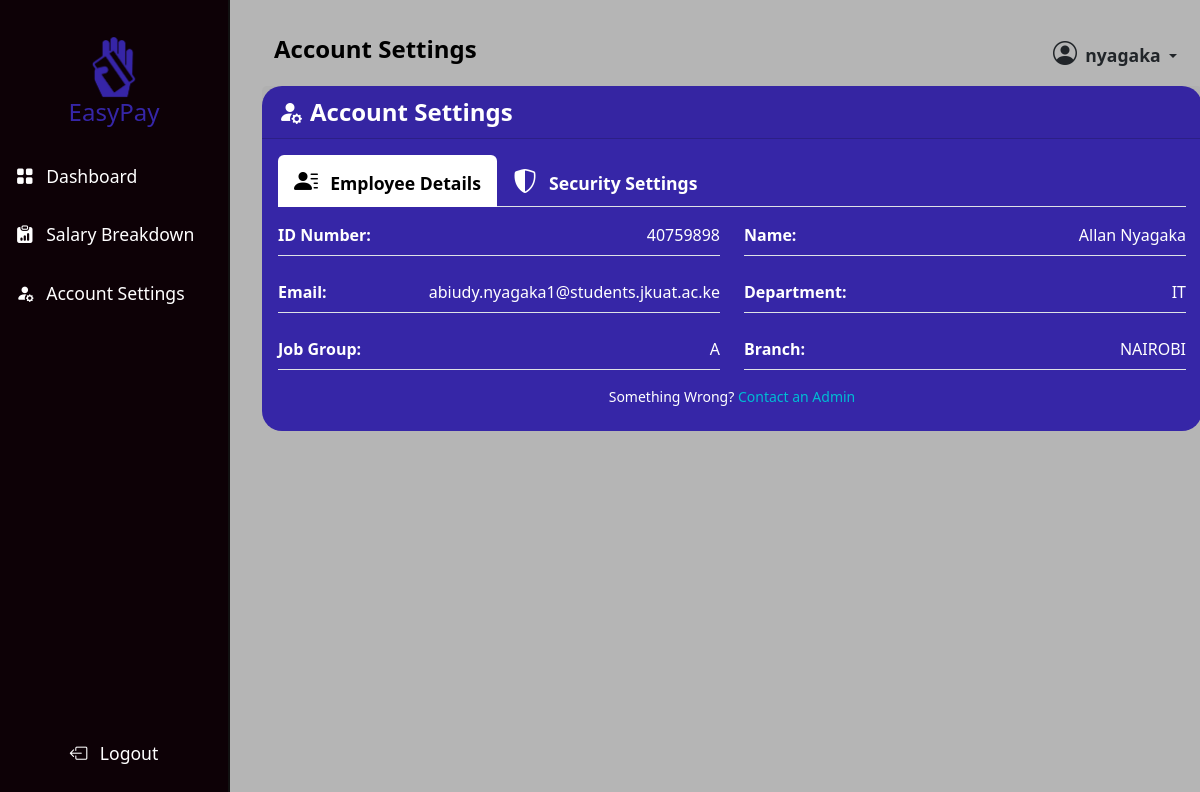
The page /account/settings/ (signed in) on the database its author committed.
### management/models.py (models this page shows, shortened)
class Employee(models.Model):
    id_number = models.CharField(max_length=100, unique=True)
    first_name = models.CharField(max_length=50)
    last_name = models.CharField(max_length=50)
    email = models.EmailField(unique=True)
    job_group = models.ForeignKey(JobGroup, on_delete=models.CASCADE)
    department = models.ForeignKey(Department, on_delete=models.CASCADE)
    branch = models.ForeignKey(Branch, on_delete=models.CASCADE)
    verified = models.BooleanField(default=False)
    user = models.OneToOneField(User, null=True, blank=True, on_delete=models.CASCADE)

class Department(models.Model):
    name = models.CharField(max_length=100)
    def __str__(self):
        return self.name

class JobGroup(models.Model):
    name = models.CharField(max_length=100)
    base_salary = models.DecimalField(max_digits=11, decimal_places=2, default=0)
    def __str__(self):
        return self.name

class Branch(models.Model):
    name = models.CharField(max_length=100)
    location = models.CharField(max_length=255)
    def __str__(self):
        return self.name

### employees/views.py (the view, shortened to what this page needs)
# urls.py: path("account/settings/", account_settings, name="account_settings"),
@login_required(login_url="login_employee")
def account_settings(request):
    employee = get_object_or_404(Employee, user=request.user)
    job_group = employee.job_group
    context = {
        "employee": employee,
        "job_group": job_group,
    }
    return render(request, "account_settings.html", context)

### employees/templates/account_settings.html (shortened to what this page needs)
{% extends "layouts/dashboard_layout.html" %}
{% load static %}
{% block content %}
  <div class="container-fluid">
    <div class="row gx-0">
      <main class="col-10 main-content">
        <nav class="navbar navbar-expand-lg dash-nav">
          <div class="container-fluid">
            <h1 class="navbar-brand fw-bold" style="font-size: 1.5rem">Account Settings</h1>
            <div class="collapse navbar-collapse" id="navbarNav">
              <ul class="navbar-nav ms-auto">
                <li class="nav-item">
                  <div class="dropdown">
                    <button class="btn dropdown-toggle"
                            type="button"
                            data-bs-toggle="dropdown"
                            aria-expanded="false">
                      <i class="bi bi-person-circle me-1" style="font-size: 1.5rem"></i>
                      <span class="fw-bold" style="font-size: 1.1rem;">{{ user.username }}</span>
                    </button>
                  </div>
                </li>
              </ul>
            </div>
          </div>
        </nav>
        <div class="card card1">
          <div class="card-header">
            <div class="d-flex align-items-center">
              <i class="bi bi-person-fill-gear me-2" style="font-size: 1.5rem"></i>
              <h5 class="card-title fw-bold mb-0" style="font-size: 1.5rem;">Account Settings</h5>
            </div>
          </div>
          <div class="card-body">
            <ul class="nav nav-tabs"
                id="settingsTab"
                role="tablist"
                style="z-index: 10">
              <li class="nav-item" role="presentation">
              <a class="nav-link active"
                 id="employee-details-tab"
                 data-bs-toggle="tab"
                 href="#employee-details"
                 role="tab"
                 aria-controls="employee-details"
                 aria-selected="true"><i class="bi bi-person-lines-fill me-2" style="font-size: 1.5rem"></i>
              <span class="fw-bold" style="font-size: 1.1rem;">Employee Details</span></a>
          </li>
          <li class="nav-item" role="presentation">
          <a class="nav-link"
             id="security-settings-tab"
             data-bs-toggle="tab"
             href="#security-settings"
             role="tab"
             aria-controls="security-settings"
             aria-selected="false"><i class="bi bi-shield-shaded me-2" style="font-size: 1.5rem"></i>
          <span class="fw-bold" style="font-size: 1.1rem;">Security Settings</span></a>
      </li>
    </ul>
    <div class="tab-content mt-3"
         id="settingsTabContent"
         style="position: relative">
      <div class="tab-pane fade show active"
           id="employee-details"
           role="tabpanel"
           aria-labelledby="employee-details-tab">
        <div class="d-flex flex-column gap-5">
          <div class="row g-4">
            <div class="col-md-6">
              <div class="d-flex justify-content-between align-items-center border-bottom pb-2">
                <strong>ID Number:</strong>
                <span>{{ employee.id_number }}</span>
              </div>
            </div>
            <div class="col-md-6">
              <div class="d-flex justify-content-between align-items-center border-bottom pb-2">
                <strong>Name:</strong>
                <span>{{ employee.first_name }} {{ employee.last_name }}</span>
              </div>
            </div>
            <div class="col-md-6">
              <div class="d-flex justify-content-between align-items-center border-bottom pb-2">
                <strong>Email:</strong>
                <span>{{ employee.email }}</span>
              </div>
            </div>
            <div class="col-md-6">
              <div class="d-flex justify-content-between align-items-center border-bottom pb-2">
                <strong>Department:</strong>
                <span>{{ employee.department }}</span>
              </div>
            </div>
            <div class="col-md-6">
              <div class="d-flex justify-content-between align-items-center border-bottom pb-2">
                <strong>Job Group:</strong>
                <span>{{ employee.job_group }}</span>
              </div>
            </div>
            <div class="col-md-6">
              <div class="d-flex justify-content-between align-items-center border-bottom pb-2">
                <strong>Branch:</strong>
                <span>{{ employee.branch }}</span>
              </div>
            </div>
          </div>
        </div>
        <div class="d-flex justify-content-center mb-2 mt-3">
          <small>Something Wrong? <a href="{% url 'contact_admin' %}">Contact an Admin</a></small>
        </div>
      </div>
    </div>
  </div>
</div>
</main>
</div>
</div>
{% endblock content %}

### main/static/css/dashboard.css (style rules this page uses)
body { background-color: #b5b5b5; }
a { color: #00bcd4; text-decoration: none; }
.main-content { margin-left: 230px; padding: 20px; flex-grow: 1; display: flex; flex-direction: column; }
.dash-nav { width: 100%; }
.row { display: flex; }
.card { flex: 1; display: flex; flex-direction: column; justify-content: space-between; height: 100%; border-radius: 20px; border: none; background-color: #dbdbdb; }
.card-body { display: flex; flex-direction: column; height: 100%; text-align: center; }
.card1 { background-color: #3626a7; color: #ffffff; }
.nav-tabs .nav-link { background-color: transparent; color: #ffffff; border: none; font-weight: 600; transition: all 0.3s ease; }

### rows shown on the page
Employee: id_number "40759898", first_name "Allan", last_name "Nyagaka", email "abiudy.nyagaka1@students.jkuat.ac.ke", department "IT", job_group "A", branch "NAIROBI"

### other values the page prints
{{ user.username }} "nyagaka"
